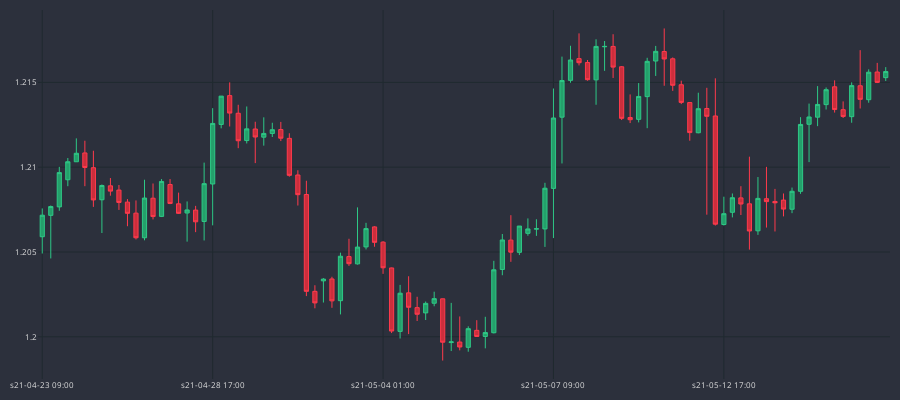

The notebook cell saved with this chart:
### Code cell
fig = go.Figure()
fig.add_trace(go.Candlestick(
    x=df_plot.sTime,
    open=df_plot.mid_o,
    high=df_plot.mid_h,
    low=df_plot.mid_l,
    close=df_plot.mid_c,
    line=dict(width=1), opacity=1,
    increasing_fillcolor='#24A06B',
    decreasing_fillcolor="#CC2E3C",
    increasing_line_color='#2EC886',  
    decreasing_line_color='#FF3A4C'
))

fig.update_yaxes(
    gridcolor="#1f292f"
)
fig.update_xaxes(
    gridcolor="#1f292f",
    rangeslider=dict(visible=False),
    nticks=5
)

fig.update_layout(
    width=900,
    height=400,
    margin=dict(l=10,r=10,b=10,t=10),
    paper_bgcolor="#2c303c",
    plot_bgcolor="#2c303c",
    font=dict(size=8, color="#e1e1e1")
)

fig.show()
